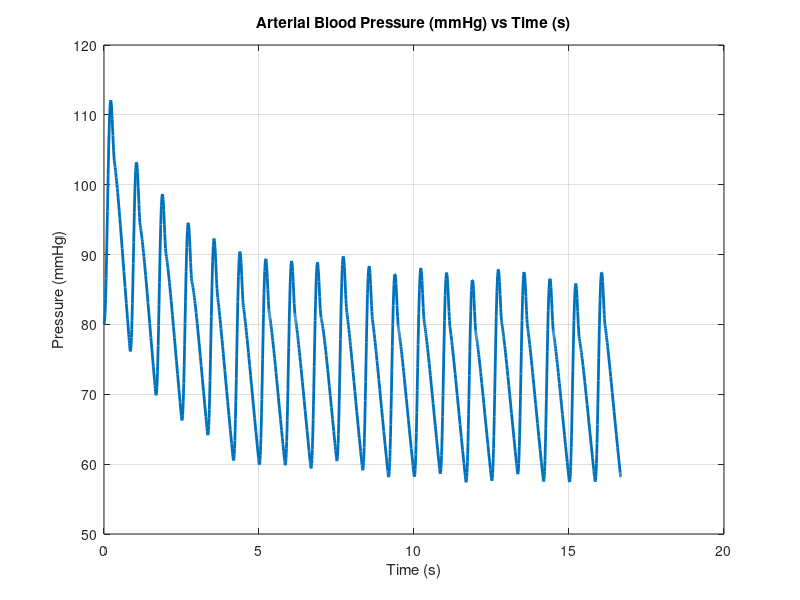

MATLAB code for this plot:
clear
clc


%Initial condition
I0 = 350;

%Cardiac period Tc and systolic duration Ts
Tc = 60/72;     
Ts = (2/5)*Tc;  

%Modify parameter here to change time span
time_span = 20;

%Keep Constant
R = 1.05; C = 1.28; R1 = 0.046; L = 0.0072;

% Input Signal Functions

%Blood flow function I(t)
I = @(t) I0*sin((pi*mod(t,Tc))/Ts).^2.*(mod(t,Tc)<=Ts);

%Blood flow first derivative  I'(t)
Idot = @(t) I0*2*sin(pi*mod(t,Tc)/Ts).*cos(pi*mod(t,Tc)/Ts)*pi/Ts.*(mod(t,Tc)<=Ts);

%Blood flow second derivative I"(t)
Idotdot = @(t) I0*2*(cos(pi*mod(t,Tc)/Ts).^2 - sin(pi*mod(t,Tc)/Ts).^2)*(pi/Ts)^2.*(mod(t,Tc)<=Ts);

% 4-element Windkessel ODE - formulation online somewhere
fun = @(t,y)[y(2);
    (Idotdot(t)*(R*L*C*R1)+Idot(t)*(L*(R+R1))+I(t)*(R*R1) - (y(2)*(C*R*R1+L)+y(1)*R1))/(L*C*R)];

% Initial conditions and time span 
y0 = [80; 0];
tspan = [0 time_span*Tc];

% Solve
[T,Y] = ode45(fun,tspan,y0);



%Creating empty array for solution object
bp_data = zeros(length(Y), 2);

%Extracting solution object
for i = 1:length(Y)
    bp_data(i, 2) = Y(i);
    bp_data(i, 1) = T(i);
end 

plot(bp_data(:,1), bp_data(:,2), 'LineWidth', 2)
xlabel('Time (s)')
ylabel('Pressure (mmHg)')
title('Arterial Blood Pressure (mmHg) vs Time (s)')
grid on

%writematrix(bp_data, 'C:\Users\joshu\Documents\GitHub\Senior-Capstone\BP Waveform Models\Hypotension_JVT_02182026.csv')
